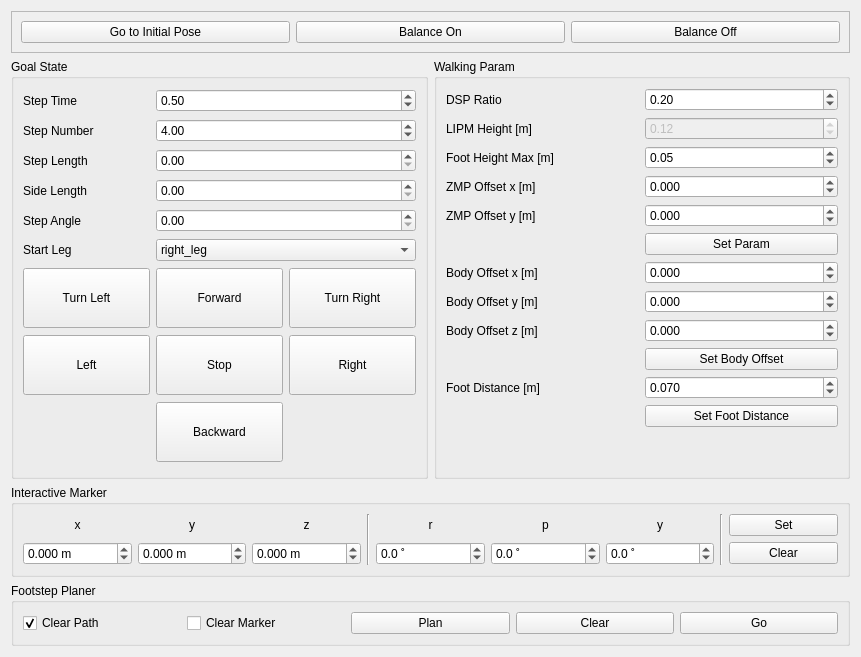
<?xml version="1.0" encoding="UTF-8"?>
<ui version="4.0">
 <class>PreviewWalkingForm</class>
 <widget class="QWidget" name="PreviewWalkingForm">
  <property name="geometry">
   <rect>
    <x>0</x>
    <y>0</y>
    <width>861</width>
    <height>653</height>
   </rect>
  </property>
  <property name="windowTitle">
   <string>Form</string>
  </property>
  <layout class="QGridLayout" name="gridLayout">
   <item row="2" column="0" colspan="4">
    <widget class="QGroupBox" name="groupBox_6">
     <property name="title">
      <string>Interactive Marker</string>
     </property>
     <layout class="QGridLayout" name="gridLayout_10">
      <item row="1" column="0">
       <widget class="QDoubleSpinBox" name="dSpinBox_marker_pos_x">
        <property name="suffix">
         <string> m</string>
        </property>
        <property name="decimals">
         <number>3</number>
        </property>
        <property name="minimum">
         <double>-10.000000000000000</double>
        </property>
        <property name="maximum">
         <double>10.000000000000000</double>
        </property>
        <property name="singleStep">
         <double>0.005000000000000</double>
        </property>
       </widget>
      </item>
      <item row="0" column="2">
       <widget class="QLabel" name="label_16">
        <property name="text">
         <string>z</string>
        </property>
        <property name="alignment">
         <set>Qt::AlignCenter</set>
        </property>
       </widget>
      </item>
      <item row="0" column="0">
       <widget class="QLabel" name="label_14">
        <property name="text">
         <string>x</string>
        </property>
        <property name="alignment">
         <set>Qt::AlignCenter</set>
        </property>
       </widget>
      </item>
      <item row="1" column="5">
       <widget class="QDoubleSpinBox" name="dSpinBox_marker_ori_p">
        <property name="suffix">
         <string> ˚</string>
        </property>
        <property name="decimals">
         <number>1</number>
        </property>
        <property name="minimum">
         <double>-180.000000000000000</double>
        </property>
        <property name="maximum">
         <double>180.000000000000000</double>
        </property>
        <property name="singleStep">
         <double>5.000000000000000</double>
        </property>
       </widget>
      </item>
      <item row="1" column="8">
       <widget class="QPushButton" name="button_marker_clear">
        <property name="text">
         <string>Clear</string>
        </property>
       </widget>
      </item>
      <item row="0" column="6">
       <widget class="QLabel" name="label_19">
        <property name="text">
         <string>y</string>
        </property>
        <property name="alignment">
         <set>Qt::AlignCenter</set>
        </property>
       </widget>
      </item>
      <item row="0" column="3" rowspan="2">
       <widget class="Line" name="line_6">
        <property name="orientation">
         <enum>Qt::Vertical</enum>
        </property>
       </widget>
      </item>
      <item row="1" column="6">
       <widget class="QDoubleSpinBox" name="dSpinBox_marker_ori_y">
        <property name="suffix">
         <string> ˚</string>
        </property>
        <property name="decimals">
         <number>1</number>
        </property>
        <property name="minimum">
         <double>-180.000000000000000</double>
        </property>
        <property name="maximum">
         <double>180.000000000000000</double>
        </property>
        <property name="singleStep">
         <double>5.000000000000000</double>
        </property>
       </widget>
      </item>
      <item row="1" column="1">
       <widget class="QDoubleSpinBox" name="dSpinBox_marker_pos_y">
        <property name="suffix">
         <string> m</string>
        </property>
        <property name="decimals">
         <number>3</number>
        </property>
        <property name="minimum">
         <double>-10.000000000000000</double>
        </property>
        <property name="maximum">
         <double>10.000000000000000</double>
        </property>
        <property name="singleStep">
         <double>0.005000000000000</double>
        </property>
       </widget>
      </item>
      <item row="0" column="7" rowspan="2">
       <widget class="Line" name="line_7">
        <property name="orientation">
         <enum>Qt::Vertical</enum>
        </property>
       </widget>
      </item>
      <item row="0" column="4">
       <widget class="QLabel" name="label_17">
        <property name="text">
         <string>r</string>
        </property>
        <property name="alignment">
         <set>Qt::AlignCenter</set>
        </property>
       </widget>
      </item>
      <item row="1" column="2">
       <widget class="QDoubleSpinBox" name="dSpinBox_marker_pos_z">
        <property name="suffix">
         <string> m</string>
        </property>
        <property name="decimals">
         <number>3</number>
        </property>
        <property name="minimum">
         <double>-10.000000000000000</double>
        </property>
        <property name="maximum">
         <double>10.000000000000000</double>
        </property>
        <property name="singleStep">
         <double>0.005000000000000</double>
        </property>
       </widget>
      </item>
      <item row="0" column="5">
       <widget class="QLabel" name="label_18">
        <property name="text">
         <string>p</string>
        </property>
        <property name="alignment">
         <set>Qt::AlignCenter</set>
        </property>
       </widget>
      </item>
      <item row="0" column="1">
       <widget class="QLabel" name="label_15">
        <property name="text">
         <string>y</string>
        </property>
        <property name="alignment">
         <set>Qt::AlignCenter</set>
        </property>
       </widget>
      </item>
      <item row="0" column="8">
       <widget class="QPushButton" name="button_marker_set">
        <property name="text">
         <string>Set</string>
        </property>
       </widget>
      </item>
      <item row="1" column="4">
       <widget class="QDoubleSpinBox" name="dSpinBox_marker_ori_r">
        <property name="suffix">
         <string> ˚</string>
        </property>
        <property name="decimals">
         <number>1</number>
        </property>
        <property name="minimum">
         <double>-180.000000000000000</double>
        </property>
        <property name="maximum">
         <double>180.000000000000000</double>
        </property>
        <property name="singleStep">
         <double>5.000000000000000</double>
        </property>
       </widget>
      </item>
     </layout>
    </widget>
   </item>
   <item row="1" column="2" colspan="2">
    <widget class="QGroupBox" name="walkin_param">
     <property name="minimumSize">
      <size>
       <width>0</width>
       <height>420</height>
      </size>
     </property>
     <property name="title">
      <string>Walking Param</string>
     </property>
     <layout class="QGridLayout" name="gridLayout_20">
      <item row="3" column="0">
       <widget class="QLabel" name="label_46">
        <property name="text">
         <string>ZMP Offset x [m]</string>
        </property>
       </widget>
      </item>
      <item row="0" column="0">
       <widget class="QLabel" name="label_43">
        <property name="text">
         <string>DSP Ratio</string>
        </property>
       </widget>
      </item>
      <item row="8" column="1">
       <widget class="QDoubleSpinBox" name="dSpinBox_body_offset_z">
        <property name="decimals">
         <number>3</number>
        </property>
        <property name="minimum">
         <double>-99.000000000000000</double>
        </property>
        <property name="singleStep">
         <double>0.005000000000000</double>
        </property>
       </widget>
      </item>
      <item row="10" column="1">
       <widget class="QDoubleSpinBox" name="dSpinBox_foot_distance">
        <property name="decimals">
         <number>3</number>
        </property>
        <property name="minimum">
         <double>-99.000000000000000</double>
        </property>
        <property name="singleStep">
         <double>0.005000000000000</double>
        </property>
        <property name="value">
         <double>0.070000000000000</double>
        </property>
       </widget>
      </item>
      <item row="0" column="1">
       <widget class="QDoubleSpinBox" name="dSpinBox_dsp_ratio">
        <property name="maximum">
         <double>1.000000000000000</double>
        </property>
        <property name="singleStep">
         <double>0.100000000000000</double>
        </property>
        <property name="value">
         <double>0.200000000000000</double>
        </property>
       </widget>
      </item>
      <item row="5" column="1">
       <widget class="QPushButton" name="button_set_walking_param">
        <property name="text">
         <string>Set Param</string>
        </property>
       </widget>
      </item>
      <item row="9" column="1">
       <widget class="QPushButton" name="button_send_body_offset">
        <property name="text">
         <string>Set Body Offset</string>
        </property>
       </widget>
      </item>
      <item row="1" column="0">
       <widget class="QLabel" name="label_44">
        <property name="text">
         <string>LIPM Height [m]</string>
        </property>
       </widget>
      </item>
      <item row="4" column="0">
       <widget class="QLabel" name="label_47">
        <property name="text">
         <string>ZMP Offset y [m]</string>
        </property>
       </widget>
      </item>
      <item row="2" column="0">
       <widget class="QLabel" name="label_45">
        <property name="text">
         <string>Foot Height Max [m]</string>
        </property>
       </widget>
      </item>
      <item row="4" column="1">
       <widget class="QDoubleSpinBox" name="dSpinBox_zmp_offset_y">
        <property name="decimals">
         <number>3</number>
        </property>
        <property name="minimum">
         <double>-100.000000000000000</double>
        </property>
        <property name="maximum">
         <double>100.000000000000000</double>
        </property>
        <property name="singleStep">
         <double>0.005000000000000</double>
        </property>
        <property name="value">
         <double>0.000000000000000</double>
        </property>
       </widget>
      </item>
      <item row="7" column="1">
       <widget class="QDoubleSpinBox" name="dSpinBox_body_offset_y">
        <property name="decimals">
         <number>3</number>
        </property>
        <property name="minimum">
         <double>-99.000000000000000</double>
        </property>
        <property name="singleStep">
         <double>0.005000000000000</double>
        </property>
       </widget>
      </item>
      <item row="7" column="0">
       <widget class="QLabel" name="label_64">
        <property name="text">
         <string>Body Offset y [m]</string>
        </property>
       </widget>
      </item>
      <item row="10" column="0">
       <widget class="QLabel" name="label_66">
        <property name="text">
         <string>Foot Distance [m]</string>
        </property>
       </widget>
      </item>
      <item row="6" column="1">
       <widget class="QDoubleSpinBox" name="dSpinBox_body_offset_x">
        <property name="decimals">
         <number>3</number>
        </property>
        <property name="minimum">
         <double>-99.000000000000000</double>
        </property>
        <property name="singleStep">
         <double>0.005000000000000</double>
        </property>
       </widget>
      </item>
      <item row="6" column="0">
       <widget class="QLabel" name="label_63">
        <property name="text">
         <string>Body Offset x [m]</string>
        </property>
       </widget>
      </item>
      <item row="3" column="1">
       <widget class="QDoubleSpinBox" name="dSpinBox_zmp_offset_x">
        <property name="decimals">
         <number>3</number>
        </property>
        <property name="minimum">
         <double>-100.000000000000000</double>
        </property>
        <property name="maximum">
         <double>100.000000000000000</double>
        </property>
        <property name="singleStep">
         <double>0.010000000000000</double>
        </property>
        <property name="value">
         <double>0.000000000000000</double>
        </property>
       </widget>
      </item>
      <item row="2" column="1">
       <widget class="QDoubleSpinBox" name="dSpinBox_foot_height_max">
        <property name="maximum">
         <double>0.200000000000000</double>
        </property>
        <property name="singleStep">
         <double>0.010000000000000</double>
        </property>
        <property name="value">
         <double>0.050000000000000</double>
        </property>
       </widget>
      </item>
      <item row="8" column="0">
       <widget class="QLabel" name="label_65">
        <property name="text">
         <string>Body Offset z [m]</string>
        </property>
       </widget>
      </item>
      <item row="12" column="1">
       <spacer name="verticalSpacer_3">
        <property name="orientation">
         <enum>Qt::Vertical</enum>
        </property>
        <property name="sizeHint" stdset="0">
         <size>
          <width>20</width>
          <height>40</height>
         </size>
        </property>
       </spacer>
      </item>
      <item row="1" column="1">
       <widget class="QDoubleSpinBox" name="dSpinBox_lipm_height">
        <property name="enabled">
         <bool>false</bool>
        </property>
        <property name="maximum">
         <double>100.000000000000000</double>
        </property>
        <property name="singleStep">
         <double>0.100000000000000</double>
        </property>
        <property name="value">
         <double>0.120000000000000</double>
        </property>
       </widget>
      </item>
      <item row="11" column="1">
       <widget class="QPushButton" name="button_send_foot_distance">
        <property name="text">
         <string>Set Foot Distance</string>
        </property>
       </widget>
      </item>
     </layout>
    </widget>
   </item>
   <item row="3" column="0" colspan="4">
    <widget class="QGroupBox" name="groupBox_2">
     <property name="title">
      <string>Footstep Planer</string>
     </property>
     <layout class="QHBoxLayout" name="horizontalLayout_2">
      <item>
       <widget class="QCheckBox" name="checkBox_clear_path">
        <property name="text">
         <string>Clear Path</string>
        </property>
        <property name="checked">
         <bool>true</bool>
        </property>
       </widget>
      </item>
      <item>
       <widget class="QCheckBox" name="checkBox_clear_marker">
        <property name="text">
         <string>Clear Marker</string>
        </property>
       </widget>
      </item>
      <item>
       <widget class="QPushButton" name="button_footstep_plan">
        <property name="text">
         <string>Plan</string>
        </property>
       </widget>
      </item>
      <item>
       <widget class="QPushButton" name="button_footstep_clear">
        <property name="text">
         <string>Clear</string>
        </property>
       </widget>
      </item>
      <item>
       <widget class="QPushButton" name="button_footstep_go">
        <property name="text">
         <string>Go</string>
        </property>
       </widget>
      </item>
     </layout>
    </widget>
   </item>
   <item row="1" column="0" colspan="2">
    <widget class="QGroupBox" name="groupBox">
     <property name="minimumSize">
      <size>
       <width>0</width>
       <height>420</height>
      </size>
     </property>
     <property name="title">
      <string>Goal State</string>
     </property>
     <layout class="QGridLayout" name="gridLayout_19">
      <item row="4" column="0">
       <widget class="QLabel" name="label_41">
        <property name="text">
         <string>Step Angle</string>
        </property>
       </widget>
      </item>
      <item row="7" column="2">
       <widget class="QPushButton" name="button_p_walking_right">
        <property name="minimumSize">
         <size>
          <width>100</width>
          <height>60</height>
         </size>
        </property>
        <property name="text">
         <string>Right</string>
        </property>
       </widget>
      </item>
      <item row="6" column="1">
       <widget class="QPushButton" name="button_p_walking_forward">
        <property name="minimumSize">
         <size>
          <width>100</width>
          <height>60</height>
         </size>
        </property>
        <property name="text">
         <string>Forward</string>
        </property>
       </widget>
      </item>
      <item row="1" column="0">
       <widget class="QLabel" name="label_38">
        <property name="text">
         <string>Step Number</string>
        </property>
       </widget>
      </item>
      <item row="7" column="0">
       <widget class="QPushButton" name="button_p_walking_left">
        <property name="minimumSize">
         <size>
          <width>100</width>
          <height>60</height>
         </size>
        </property>
        <property name="text">
         <string>Left</string>
        </property>
       </widget>
      </item>
      <item row="0" column="0">
       <widget class="QLabel" name="label_37">
        <property name="text">
         <string>Step Time</string>
        </property>
       </widget>
      </item>
      <item row="8" column="1">
       <widget class="QPushButton" name="button_p_walking_backward">
        <property name="minimumSize">
         <size>
          <width>100</width>
          <height>60</height>
         </size>
        </property>
        <property name="text">
         <string>Backward</string>
        </property>
       </widget>
      </item>
      <item row="4" column="1" colspan="2">
       <widget class="QDoubleSpinBox" name="dSpinBox_p_walking_step_angle">
        <property name="maximum">
         <double>99.000000000000000</double>
        </property>
        <property name="singleStep">
         <double>1.000000000000000</double>
        </property>
       </widget>
      </item>
      <item row="7" column="1">
       <widget class="QPushButton" name="button_p_walking_stop">
        <property name="minimumSize">
         <size>
          <width>100</width>
          <height>60</height>
         </size>
        </property>
        <property name="text">
         <string>Stop</string>
        </property>
       </widget>
      </item>
      <item row="2" column="0">
       <widget class="QLabel" name="label_39">
        <property name="text">
         <string>Step Length</string>
        </property>
       </widget>
      </item>
      <item row="3" column="0">
       <widget class="QLabel" name="label_40">
        <property name="text">
         <string>Side Length</string>
        </property>
       </widget>
      </item>
      <item row="2" column="1" colspan="2">
       <widget class="QDoubleSpinBox" name="dSpinBox_p_walking_step_length">
        <property name="maximum">
         <double>99.000000000000000</double>
        </property>
        <property name="singleStep">
         <double>0.010000000000000</double>
        </property>
       </widget>
      </item>
      <item row="1" column="1" colspan="2">
       <widget class="QDoubleSpinBox" name="dSpinBox_p_walking_step_num">
        <property name="value">
         <double>4.000000000000000</double>
        </property>
       </widget>
      </item>
      <item row="6" column="0">
       <widget class="QPushButton" name="button_p_walking_turn_l">
        <property name="minimumSize">
         <size>
          <width>100</width>
          <height>60</height>
         </size>
        </property>
        <property name="text">
         <string>Turn Left</string>
        </property>
       </widget>
      </item>
      <item row="3" column="1" colspan="2">
       <widget class="QDoubleSpinBox" name="dSpinBox_p_walking_side_length">
        <property name="maximum">
         <double>99.000000000000000</double>
        </property>
        <property name="singleStep">
         <double>0.010000000000000</double>
        </property>
       </widget>
      </item>
      <item row="0" column="1" colspan="2">
       <widget class="QDoubleSpinBox" name="dSpinBox_p_walking_step_time">
        <property name="singleStep">
         <double>0.100000000000000</double>
        </property>
        <property name="value">
         <double>0.500000000000000</double>
        </property>
       </widget>
      </item>
      <item row="6" column="2">
       <widget class="QPushButton" name="button_p_walking_turn_r">
        <property name="minimumSize">
         <size>
          <width>100</width>
          <height>60</height>
         </size>
        </property>
        <property name="text">
         <string>Turn Right</string>
        </property>
       </widget>
      </item>
      <item row="5" column="0">
       <widget class="QLabel" name="label_42">
        <property name="text">
         <string>Start Leg</string>
        </property>
       </widget>
      </item>
      <item row="5" column="1" colspan="2">
       <widget class="QComboBox" name="comboBox_p_walking_start_leg">
        <item>
         <property name="text">
          <string>right_leg</string>
         </property>
        </item>
        <item>
         <property name="text">
          <string>left_leg</string>
         </property>
        </item>
       </widget>
      </item>
     </layout>
    </widget>
   </item>
   <item row="0" column="0" colspan="4">
    <widget class="QFrame" name="frame_2">
     <property name="enabled">
      <bool>true</bool>
     </property>
     <property name="sizePolicy">
      <sizepolicy hsizetype="Minimum" vsizetype="Fixed">
       <horstretch>50</horstretch>
       <verstretch>50</verstretch>
      </sizepolicy>
     </property>
     <property name="frameShape">
      <enum>QFrame::StyledPanel</enum>
     </property>
     <property name="frameShadow">
      <enum>QFrame::Raised</enum>
     </property>
     <layout class="QHBoxLayout" name="horizontalLayout">
      <item>
       <widget class="QPushButton" name="button_p_walking_init_pose">
        <property name="text">
         <string>Go to Initial Pose</string>
        </property>
       </widget>
      </item>
      <item>
       <widget class="QPushButton" name="button_p_walking_balance_on">
        <property name="text">
         <string>Balance On</string>
        </property>
       </widget>
      </item>
      <item>
       <widget class="QPushButton" name="button_p_walking_balance_off">
        <property name="text">
         <string>Balance Off</string>
        </property>
       </widget>
      </item>
     </layout>
    </widget>
   </item>
  </layout>
 </widget>
 <resources/>
 <connections/>
</ui>
